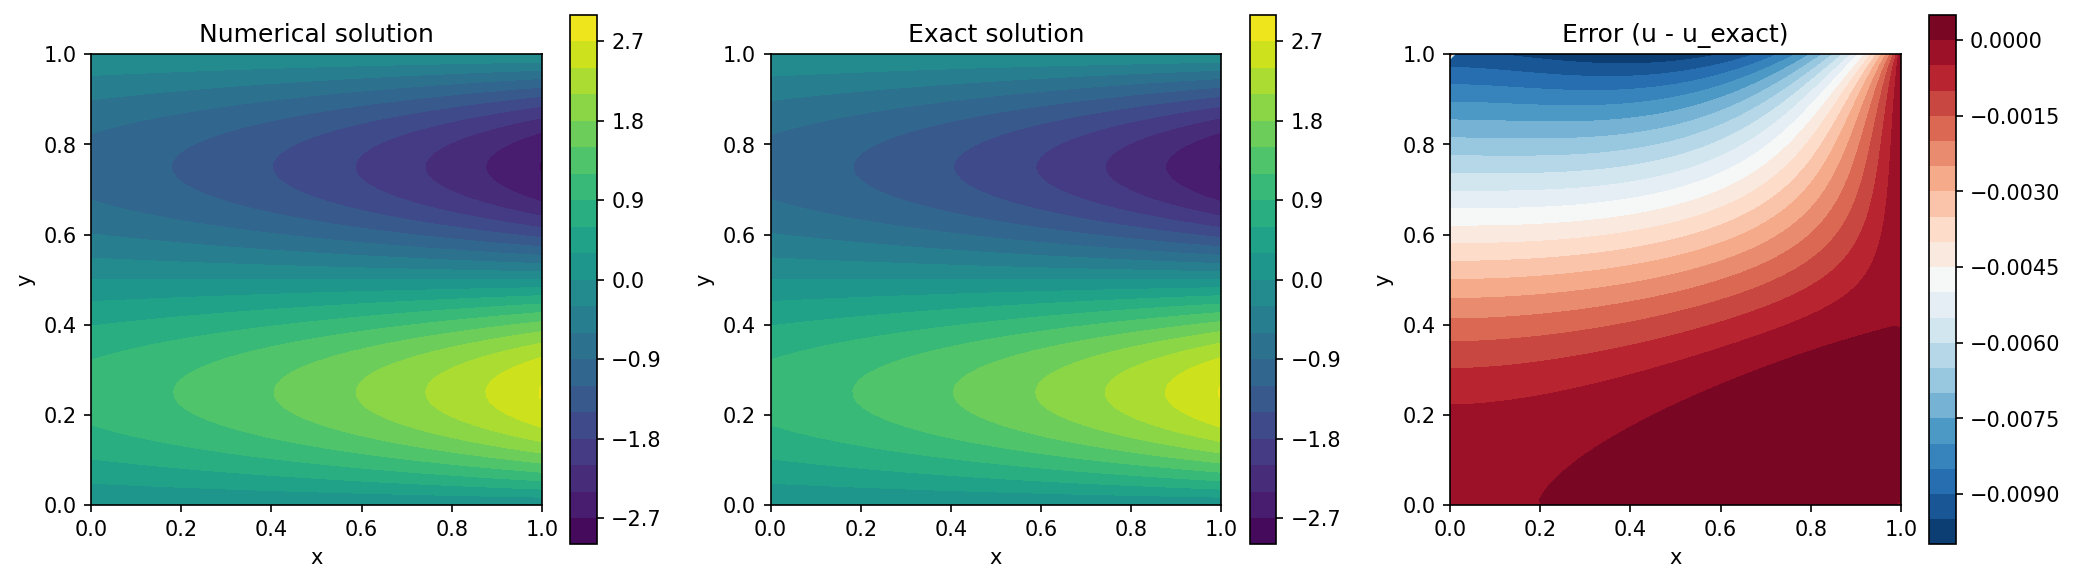

The Python source for this figure:
import numpy as np
import matplotlib.pyplot as plt

from findiff import FinDiff, PDE, BoundaryConditions, Identity, Coefficient


def main():
    # Rectangular domain [0, 1] x [0, 1]
    nx, ny = 80, 80
    x = np.linspace(0.0, 1.0, nx)
    y = np.linspace(0.0, 1.0, ny)
    dx, dy = x[1] - x[0], y[1] - y[0]
    X, Y = np.meshgrid(x, y, indexing="ij")

    # Coefficients in -Delta u + b dot grad u + c u = f
    b_x, b_y = -1.0, 0.5
    c = 2.0

    # Manufactured smooth solution to enforce mixed BCs
    u_exact = np.exp(X) * np.sin(2 * np.pi * Y)
    du_dx = np.exp(X) * np.sin(2 * np.pi * Y)
    du_dy = 2 * np.pi * np.exp(X) * np.cos(2 * np.pi * Y)
    laplace_u = (1 - (2 * np.pi) ** 2) * u_exact
    f = -laplace_u + b_x * du_dx + b_y * du_dy + c * u_exact

    # Build mixed boundary conditions:
    # - Neumann on x = 0 and y = 1
    # - Dirichlet on x = 1 and y = 0
    bc = BoundaryConditions((nx, ny))

    # Dirichlet on x = 1
    bc_dirichlet_right = np.zeros_like(u_exact)
    bc_dirichlet_right[-1, :] = u_exact[-1, :]
    bc[-1, :] = bc_dirichlet_right

    # Dirichlet on y = 0
    bc_dirichlet_bottom = np.zeros_like(u_exact)
    bc_dirichlet_bottom[:, 0] = u_exact[:, 0]
    bc[:, 0] = bc_dirichlet_bottom

    # Neumann on x = 0 (outward normal n = (-1, 0)): du/dn = -du/dx
    d_dx = FinDiff(0, dx, 1)
    bc_neumann_x0 = np.zeros_like(u_exact)
    bc_neumann_x0[0, 1:-1] = du_dx[0, 1:-1]
    bc[0, 1:-1] = (d_dx, bc_neumann_x0)

    # Neumann on y = 1 (outward normal n = (0, 1)): du/dn = du/dy
    d_dy = FinDiff(1, dy, 1)
    bc_neumann_y1 = np.zeros_like(u_exact)
    bc_neumann_y1[1:-1, -1] = du_dy[1:-1, -1]
    bc[1:-1, -1] = (d_dy, bc_neumann_y1)

    # Anchor the top-left corner to the exact value to avoid a mixed corner
    bc[0, -1] = u_exact[0, -1]

    # Discrete operator for -Delta u + b dot grad u + c u
    diffusion = FinDiff(0, dx, 2) + FinDiff(1, dy, 2)
    convection = Coefficient(b_x) * FinDiff(0, dx, 1) + Coefficient(b_y) * FinDiff(1, dy, 1)
    L = Coefficient(-1.0) * diffusion + convection + Coefficient(c) * Identity()

    pde = PDE(L, f, bc)
    u = pde.solve()

    error = u - u_exact
    l2_rel = np.linalg.norm(error) / np.linalg.norm(u_exact)
    linf = np.abs(error).max()

    # Diagnostics: compare imposed Neumann data with numerical normal derivatives
    du_dx_num = d_dx(u)
    du_dy_num = d_dy(u)
    neumann_x0_exact = -du_dx[0, 1:-1]
    neumann_x0_num = -du_dx_num[0, 1:-1]
    neumann_y1_exact = du_dy[1:-1, -1]
    neumann_y1_num = du_dy_num[1:-1, -1]

    max_rel_x0 = np.linalg.norm(neumann_x0_num - neumann_x0_exact) / np.linalg.norm(neumann_x0_exact)
    max_rel_y1 = np.linalg.norm(neumann_y1_num - neumann_y1_exact) / np.linalg.norm(neumann_y1_exact)

    fig, axes = plt.subplots(1, 3, figsize=(14, 4))

    im0 = axes[0].contourf(X, Y, u, levels=20, cmap="viridis")
    axes[0].set_title("Numerical solution")
    axes[0].set_xlabel("x")
    axes[0].set_ylabel("y")
    axes[0].set_aspect("equal")
    plt.colorbar(im0, ax=axes[0])

    im1 = axes[1].contourf(X, Y, u_exact, levels=20, cmap="viridis")
    axes[1].set_title("Exact solution")
    axes[1].set_xlabel("x")
    axes[1].set_ylabel("y")
    axes[1].set_aspect("equal")
    plt.colorbar(im1, ax=axes[1])

    im2 = axes[2].contourf(X, Y, error, levels=20, cmap="RdBu_r")
    axes[2].set_title("Error (u - u_exact)")
    axes[2].set_xlabel("x")
    axes[2].set_ylabel("y")
    axes[2].set_aspect("equal")
    plt.colorbar(im2, ax=axes[2])

    plt.tight_layout()
    plt.savefig("rectangular_convection_diffusion.png", dpi=150, bbox_inches="tight")
    plt.show()

    # Plot Neumann boundary comparison
    fig2, axes2 = plt.subplots(1, 2, figsize=(12, 4))
    axes2[0].plot(y[1:-1], neumann_x0_exact, label="exact -du/dx|x=0")
    axes2[0].plot(y[1:-1], neumann_x0_num, "--", label="numerical -du/dx|x=0")
    axes2[0].set_xlabel("y")
    axes2[0].set_ylabel("normal derivative")
    axes2[0].set_title("Neumann boundary x=0")
    axes2[0].legend()

    axes2[1].plot(x[1:-1], neumann_y1_exact, label="exact du/dy|y=1")
    axes2[1].plot(x[1:-1], neumann_y1_num, "--", label="numerical du/dy|y=1")
    axes2[1].set_xlabel("x")
    axes2[1].set_ylabel("normal derivative")
    axes2[1].set_title("Neumann boundary y=1")
    axes2[1].legend()

    plt.tight_layout()
    plt.savefig("rectangular_convection_diffusion_neumann_check.png", dpi=150, bbox_inches="tight")
    plt.show()

    print("=== Convection-diffusion on rectangle ===")
    print(f"Domain: x in [0,1], y in [0,1]")
    print(f"Grid size: {nx} x {ny}")
    print(f"Coefficients: b = ({b_x}, {b_y}), c = {c}")
    print(f"Relative L2 error: {l2_rel:.3e}")
    print(f"Max error (L-inf): {linf:.3e}")
    print(f"Neumann rel error x=0: {max_rel_x0:.3e}")
    print(f"Neumann rel error y=1: {max_rel_y1:.3e}")
    print("Figure saved as rectangular_convection_diffusion.png")


if __name__ == "__main__":
    main()
